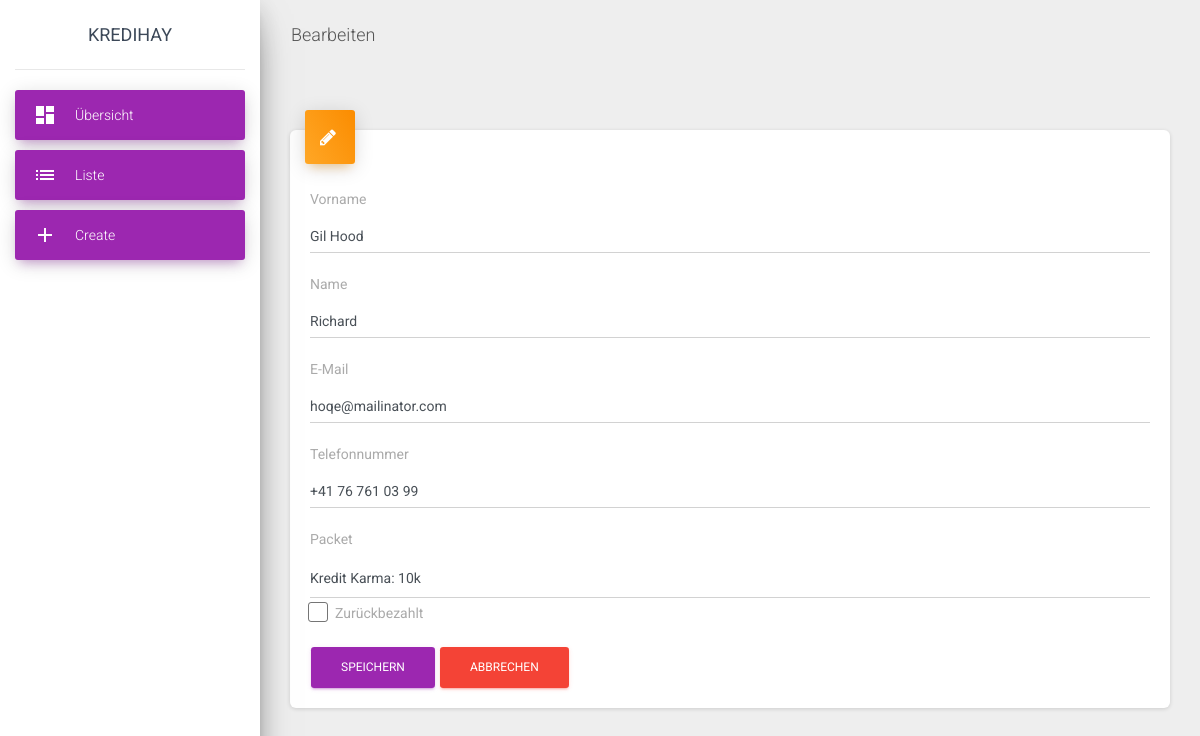
The page /Code/edit?id=2 on the database its author committed.
### tables this page shows
CREATE TABLE `loans` (
  `id` int(11) NOT NULL,
  `prename` varchar(50) NOT NULL,
  `lastname` varchar(50) NOT NULL,
  `email` varchar(255) NOT NULL,
  `phone` varchar(50) DEFAULT NULL,
  `rate` int(11) NOT NULL,
  `fk_creditpackages_id` int(11) NOT NULL,
  `paidback` tinyint(1) NOT NULL DEFAULT '0',
  `startdate` datetime NOT NULL DEFAULT CURRENT_TIMESTAMP
);

CREATE TABLE `creditpackages` (
  `id` int(11) NOT NULL,
  `name` varchar(255) NOT NULL
);

### Code/app/Controllers/EditController.php (called while the page is built, shortened)
<?php
 class EditController
 {
     public function show()
     {
         $id = $_GET['id'] ?? '';
         $loan = Loan::getById($id);
         require './app/Views/edit.view.php';
     }
 }

### Code/core/Router.php (called while the page is built, shortened)
<?php
class Router
{
    protected array $routes = [];
    public function run(string $url)
    {
        $url = $this->cleanUrl($url);
        [$controller, $method] = explode('@', $this->routes[$url]);
        $handler = new $controller;
        return $handler->$method();
    }
    protected function cleanUrl(string $url) : string
    {
        return strtolower(trim($url, '/'));
    }
}

### Code/index.php (called while the page is built, shortened)
<?php
$routes = [
    '/' => 'HomeController@show',
    '/404' => 'SiteNotFoundController@show',
    '/create' => 'CreateController@show',
    '/list' => 'ListController@show',
    '/edit' => 'EditController@show',
    '/add' => 'CreateController@validate',
    '/update' => 'EditController@validate',
    '/state' => 'EditController@changeState'
];
$router = new Router($routes);
$router->run($_GET['url'] ?? '');

### Code/core/helpers.php (called while the page is built, shortened)
<?php
$dbInstance = null;
function db(): PDO
{
    global $dbInstance;
    if ($dbInstance) {
        return $dbInstance;
    }
    require 'Config/dbInfo.php';
    try {
        $dbInstance = new PDO('mysql:host=localhost;dbname=' . $DataBaseConfig['name'], $DataBaseConfig['username'], $DataBaseConfig['password'], [
            PDO::ATTR_ERRMODE            => PDO::ERRMODE_EXCEPTION,
            PDO::MYSQL_ATTR_INIT_COMMAND => 'SET NAMES utf8',
        ]);
        return $dbInstance;
    } catch (PDOException $e) {
        die('Keine Verbindung zur Datenbank möglich: ' . $e->getMessage());
    }
}

### Code/app/Models/Loan.php (called while the page is built, shortened)
<?php
class Loan
{
    private static string $tableName = 'loans';
    protected CreditPackage $creditPackage;
    protected array $readOnly = ['id','startdate'];
    protected $_data = array(
        'id' => '',
        'prename' => '',
        'lastname' => '',
        'email' => '',
        'phone' => '',
        'rate' => '',
        'paidback' => '',
        'startdate' => '',
        'creditPackageId' => ''
    );
    public function __get($name) {
        if (isset($this->_data[$name])) {
            return $this->_data[$name];
        } else {
            return null;
        }
    }
    public function __set($name, $value) {
        if (in_array($name,$this->readOnly)) {
            throw new Exception("not allowed : $name");
        } else {
            switch($name) {
                case 'paidback':
                    $this->_data['paidback'] = is_bool($value) ? $value : $this->_data['paidback'];
                    break;
                case 'rate':
                    $this->_data['rate'] = is_int($value) ? $value : $this->_data['rate'];
                    break;
                case 'creditPackageId':
                    $this->_data['creditPackageId'] = is_int($value) ? $value : $this->_data['creditPackageId'];
                    break;
                default:
                    $this->_data[$name] = $value;
                    break;
            }
        }
    }
    public function __construct(string $prename, string $lastname, string $email, int $rate, int $creditPackageId )
    {
        $this->prename = $prename;
        $this->lastname = $lastname;
        $this->email = $email;
        $this->creditPackageId = $creditPackageId;
    }
    public function getPackage(){
        if (isset($this->creditPackage)){
            return $this->creditPackage;
        }
        return CreditPackage::getById($this->creditPackageId ?? 0);
    }
    public static function getById(int $id): ?self
    {
        $statement = db()->prepare('SELECT * FROM '.Loan::$tableName.' WHERE id = :id LIMIT 1');
        $statement->bindParam(':id', $id);
        $statement->execute();
        $result = $statement->fetch();
        return Loan::makeSelfFromResult($result, CreditPackage::getById($result['fk_creditpackages_id']) );
    }
    private static function makeSelfFromResult(array $result, CreditPackage $package):self{
        $ToReturn = new self($result['prename'], $result['lastname'], $result['email'], $result['rate'], $result['fk_creditpackages_id']);
        $ToReturn->_data['id'] = $result['id'];
        $ToReturn->_data['phone'] = $result['phone'];
        $ToReturn->_data['startdate'] = $result['startdate'];
        $ToReturn->creditPackage = $package;
        return $ToReturn;
    }
}

### Code/app/Models/CreditPackage.php (called while the page is built, shortened)
<?php
class CreditPackage
{
    private static string $tableName = 'creditpackages';
    private function __construct( int $id, string $name)
    {
        $this->name = $name;
        $this->id = $id;
    }
    public static function getById(int $id): ?self  {
        $statement = db()->prepare('SELECT * FROM '.CreditPackage::$tableName.' WHERE id = :id LIMIT 1');
        $statement->bindParam(':id', $id);
        $statement->execute();
        $result = $statement->fetch();
        return new self($result['id'], $result['name']);
    }
}

### Code/app/Views/edit.view.php (the view, shortened to what this page needs)
<!doctype html>
<html lang="en">
<head>
    <link rel="stylesheet" href="https://maxcdn.bootstrapcdn.com/font-awesome/latest/css/font-awesome.min.css">
    <link href="./public/css/material-dashboard.css?v=2.1.2" rel="stylesheet"/>
    <link rel="stylesheet" href="./public/css/home">
</head>
<body>
<div class="wrapper ">
    <?php include './app/Views/nav.view.php'; ?>
    <div class="main-panel">
        <nav class="navbar navbar-expand-lg navbar-transparent navbar-absolute fixed-top ">
            <div class="container-fluid">
                <div class="navbar-wrapper">
                    <a class="navbar-brand" href="javascript:">Bearbeiten</a>
                </div>
            </div>
        </nav>
        <div class="content">
            <div class="container-fluid">
                <div class="card">
                    <div class="card-header card-chart card-header-warning card-header-width">
                        <div class="ct-chart" id="dailySalesChart">
                            <a class="fa fa-pencil fa-lg" aria-hidden="true"></a>
                        </div>
                    </div>
                    <div class="card-body list-block">
                        <form action="update" method="POST" id="createForm">
                            <div class="form-group">
                                <label for="prename">Vorname</label>
                                <input value="<?= $OldValues['prename'] ?? htmlspecialchars($loan->prename) ?>" type="text" class="form-control" id="prename" name="prename" placeholder="Max">
                            </div>
                            <div class="form-group">
                                <label for="lastname">Name</label>
                                <input value="<?= htmlspecialchars($OldValues['lastname'] ?? $loan->lastname) ?>" type="text" class="form-control" id="lastname" name="lastname" placeholder="Muster">
                            </div>
                            <div class="form-group">
                                <label for="email">E-Mail</label>
                                <input value="<?= htmlspecialchars($OldValues['email'] ?? $loan->email) ?>" type="text" class="form-control" id="email" name="email" placeholder="name@example.com">
                            </div>
                            <div class="form-group">
                                <label for="tel">Telefonnummer</label>
                                <input value="<?= htmlspecialchars($loan->phone) ?>" type="text" class="form-control" id="tel" name="tel" placeholder="+41 xx xxx xx xx">
                            </div>
                            <div class="form-group">
                                <label for="package">Packet</label>
                                <select class="form-control selectpicker" data-style="btn btn-link" id="package" name="package">
                                    <option value="<?= $loan->getPackage()->id ?>" hidden><?= htmlspecialchars($loan->getPackage()->name) ?></option>
                                </select>
                                <div class="form-check">
                                    <label class="form-check-label">
                                        Zurückbezahlt
                                        <span class="form-check-sign">
                                          <span class="check"></span>
                                        </span>
                                    </label>
                                </div>
                            </div>
                            <button type="submit" class="btn btn-primary">Speichern</button>
                            <a href="./list" class="btn btn-danger">Abbrechen</a>
                        </form>
                    </div>
                </div>
            </div>
        </div>
    </div>
</div>
</body>
</html>

### rows shown on the page
loans: prename "Gil Hood", lastname "Richard", email "hoqe@mailinator.com", tel "+41 76 761 03 99"
creditpackages: package "Kredit Karma: 10k"
